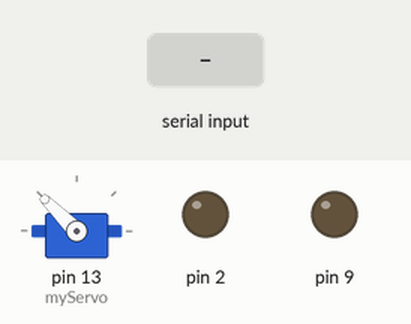
This sketch was run on a simulated Arduino Uno, built with avr-gcc and run on an emulated ATmega328P. On the bench: servo, output pins drawn as LEDs (lit = HIGH). The inputs (shaded band) are chosen by the test bench. What the sketch prints to the serial monitor is not drawn.

Above: at 3.5 s.
3.6 s: "s" received over Serial
At 5.86 s:
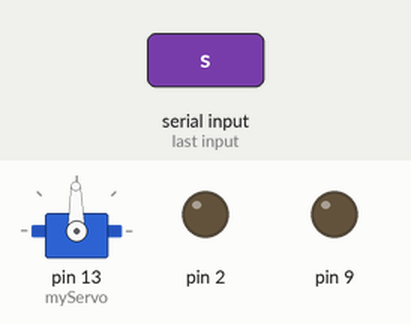
6.6 s: "r" received over Serial
At 8.6 s:
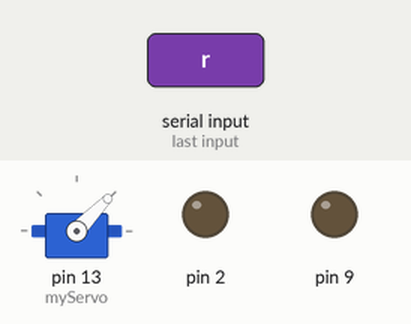
9.6 s: "m" received over Serial
At 9.77 s:
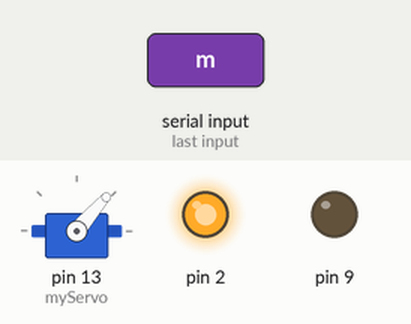
Timing chart, 0 to 13.4 s (numbered marks = the images above; inputs shaded):
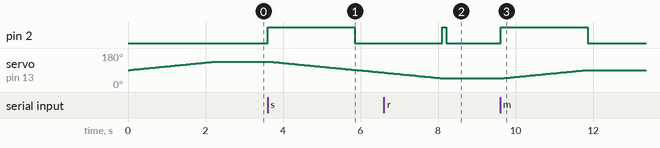

The sketch:

ServoV2.5.ino
```cpp
#include <Servo.h>
Servo myServo;
char order;
void rotateR45() {
  int detect = myServo.read();
  for (int i = detect; i > detect - 45; i--) {
    myServo.write(i);
    delay(50);
  }
  Serial.print("c");
}
void rotateAll45(int dest) {
  int detect = myServo.read();
  if (detect <= dest) {
    for (int i = detect; i <= dest; i++) {
      myServo.write(i);
      delay(50);
    }
  }
  else {
    for (int i = detect; i > dest; i--) {
      myServo.write(i);
      delay(50);
    }
  }
  Serial.print("c");
}
void goStart() {
  if (myServo.read() <= 135) {
    for (int i = myServo.read(); i <= 135; i++) {
      myServo.write(i);
      delay(50);

    }
  }
  else {
    for (int i = myServo.read(); i > 135; i--) {
      myServo.write(i);
      delay(50);
    }
  }

  order = '\0';


}
void setup() {
  Serial.begin(9600);
  pinMode(2, OUTPUT);
  pinMode(9, OUTPUT);
  pinMode(10, INPUT);
  myServo.attach(13);
  goStart();
  //Serial.print("Start");
  digitalWrite(2, LOW);
}

void loop() {
  if (Serial.available() > 0) {
    digitalWrite(2, HIGH);
    order = Serial.read();
  }
  else
    digitalWrite(2, LOW);

  if (order == 's') {//start
    //
    if (myServo.read() <= 50) {
      goStart();
      //Serial.print("f");
    }
    else {
      rotateR45();
    }
  }
  else if (order == 'l'){
    rotateAll45(135);
  }
  else if (order == 'm'){
    rotateAll45(90);
  }
  else if (order == 'r'){
    rotateAll45(45);
  }
  else if (order == 'e'){
    goStart();
  }

}
```

Measured:
- after the input at 3.6 s, pin 2: LOW → HIGH at once, → LOW 2.3 s later; servo on pin 13 (myServo): moves from 135° to 77° over 2.9 s, starting after 0.05 s
- after the input at 6.6 s, pin 2: LOW → HIGH after 1.5 s, → LOW 0.10 s later; servo on pin 13 (myServo): goes on until 8.2 s, then stays 46°
- after the input at 9.6 s, pin 2: LOW → HIGH at once, → LOW 2.3 s later; servo on pin 13 (myServo): moves from 46° to 90° over 2.2 s, starting after 0.06 s
